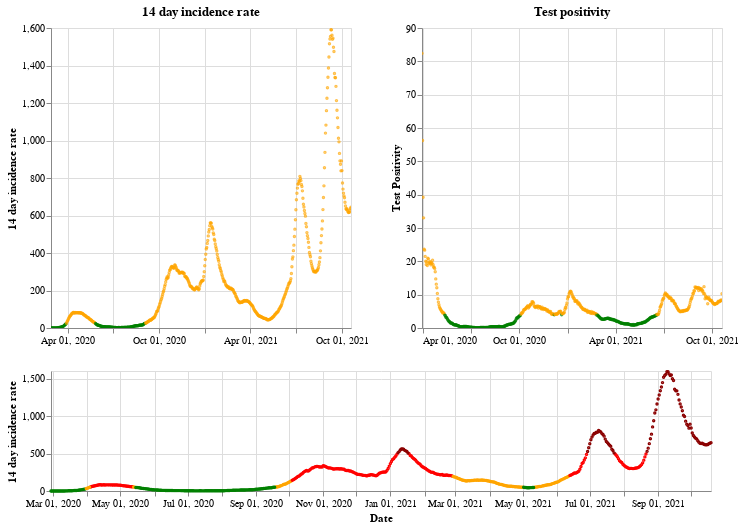

Notebook code for this chart:
### Markdown cell above
## Scotland

### Code cell
plot_traffic_light('Scotland')

### Figure 1 — Vega-Lite specification as saved in the notebook (floating-point values rounded to 4 significant figures; data arrays with more than 128 entries replaced by an {"elided": "..."} marker saying what was removed)
{"config": {"view": {"continuousWidth": 400, "continuousHeight": 300}}, "vconcat": [{"hconcat": [{"mark": {"type": "point", "size": 2}, "encoding": {"color": {"condition": {"value": "green", "test": "(datum.twoWeeklyCasesRate <= 25)"}, "value": "orange"}, "tooltip": [{"type": "nominal", "field": "areaName"}, {"type": "temporal", "field": "date"}, {"type": "quantitative", "field": "twoWeeklyCasesRate"}, {"type": "quantitative", "field": "testPositivity"}], "x": {"type": "temporal", "axis": {"title": ""}, "field": "date", "scale": {"domain": {"selection": "DateBrush"}}, "timeUnit": "yearmonthdate"}, "y": {"type": "quantitative", "axis": {"title": "14 day incidence rate"}, "field": "twoWeeklyCasesRate"}}, "title": "14 day incidence rate", "width": 300}, {"mark": {"type": "point", "size": 2}, "encoding": {"color": {"condition": {"value": "green", "test": "(datum.testPositivity <= 4)"}, "value": "orange"}, "tooltip": [{"type": "nominal", "field": "areaName"}, {"type": "temporal", "field": "date"}, {"type": "quantitative", "field": "twoWeeklyCasesRate"}, {"type": "quantitative", "field": "testPositivity"}], "x": {"type": "temporal", "axis": {"title": ""}, "field": "date", "scale": {"domain": {"selection": "DateBrush"}}, "timeUnit": "yearmonthdate"}, "y": {"type": "quantitative", "axis": {"title": "Test Positivity"}, "field": "testPositivity"}}, "title": "Test positivity", "width": 300}]}, {"layer": [{"mark": {"type": "point", "size": 2}, "encoding": {"color": {"condition": {"value": "orange", "test": "(((datum.testPositivity < 4) && (datum.twoWeeklyCasesRate >= 50)) && (datum.twoWeeklyCasesRate < 200))"}, "value": "red"}, "opacity": {"condition": {"value": 1, "test": "((datum.twoWeeklyCasesRate >= 50) && (datum.twoWeeklyCasesRate < 500))"}, "value": 0}, "tooltip": [{"type": "nominal", "field": "areaName"}, {"type": "temporal", "field": "date"}, {"type": "quantitative", "field": "twoWeeklyCasesRate"}, {"type": "quantitative", "field": "testPositivity"}], "x": {"type": "temporal", "axis": {"title": "Date"}, "field": "date", "timeUnit": "yearmonthdate"}, "y": {"type": "quantitative", "axis": {"title": "14 day incidence rate"}, "field": "twoWeeklyCasesRate"}}, "selection": {"DateBrush": {"type": "interval", "encodings": ["x"], "fields": ["Time"]}}}, {"mark": {"type": "point", "size": 2}, "encoding": {"color": {"value": "darkred"}, "opacity": {"condition": {"value": 1, "test": "(datum.twoWeeklyCasesRate >= 500)"}, "value": 0}, "tooltip": [{"type": "nominal", "field": "areaName"}, {"type": "temporal", "field": "date"}, {"type": "quantitative", "field": "twoWeeklyCasesRate"}, {"type": "quantitative", "field": "testPositivity"}], "x": {"type": "temporal", "axis": {"title": "Date"}, "field": "date", "timeUnit": "yearmonthdate"}, "y": {"type": "quantitative", "axis": {"title": "14 day incidence rate"}, "field": "twoWeeklyCasesRate"}}}, {"mark": {"type": "point", "size": 2}, "encoding": {"color": {"condition": {"value": "green", "test": "((datum.testPositivity < 4) && (datum.twoWeeklyCasesRate < 50))"}, "value": "orange"}, "opacity": {"condition": {"value": 1, "test": "(datum.twoWeeklyCasesRate < 50)"}, "value": 0}, "tooltip": [{"type": "nominal", "field": "areaName"}, {"type": "temporal", "field": "date"}, {"type": "quantitative", "field": "twoWeeklyCasesRate"}, {"type": "quantitative", "field": "testPositivity"}], "x": {"type": "temporal", "axis": {"title": "Date"}, "field": "date", "timeUnit": "yearmonthdate"}, "y": {"type": "quantitative", "axis": {"title": "14 day incidence rate"}, "field": "twoWeeklyCasesRate"}}}], "height": 120, "width": 660}], "data": {"name": "data-1d73f271e23981f4735adfb4db512c0c"}, "$schema": "https://vega.github.io/schema/vega-lite/v4.8.1.json", "datasets": {"data-1d73f271e23981f4735adfb4db512c0c": {"elided": "600 records"}}}
